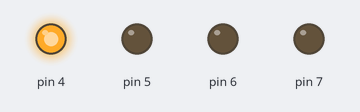
The sketch below on a simulated Arduino Uno, built with avr-gcc and run on an emulated ATmega328P. On the bench: output pins drawn as LEDs (lit = HIGH). What the sketch prints to the serial monitor is not drawn.

Above: at 1.2 s.
At 1.75 s:
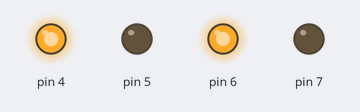
At 2.35 s:
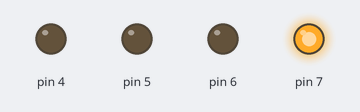
At 3.45 s:
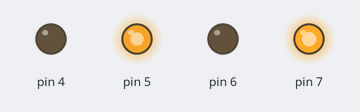
Timing chart, 0 to 6.6 s (numbered marks = the images above):
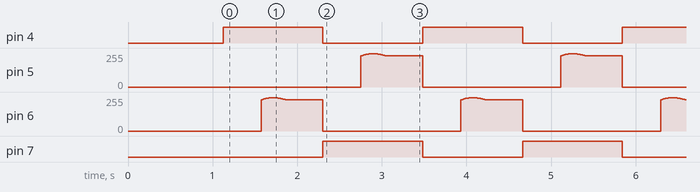

Measured:
- by itself, pin 4, pin 7: alternates HIGH for 1.2 s and LOW for 1.2 s

The sketch:

EMERGENCY_INVERTER.ino
```cpp
float F = 50; //modulation frequency
float f = 30395.1367; //carrier frequency
float N = 0;
float angle_incr = 0;
int lower_dutyC = 5; //lowest dutycycle
int upper_dutyC = 250; //highest duty sycle
int dutyC_diff;
int dutycycle[480], i = 0;
float deg = 0.0;
const float pi = 3.142857142857143;
float sine = 0;
bool OK = 0;

void setup() {
  Serial.begin(9600);
  pinMode(4, OUTPUT);
  pinMode(5, OUTPUT);
  pinMode(6, OUTPUT);
  pinMode(7, OUTPUT);
  dutyC_diff = upper_dutyC - lower_dutyC;
  N = f / (2 * F);
  angle_incr = 180 / N;
  for (int i = 0; i < (N + 1); i ++) {
    sine = sin((deg * pi) / 180);
    dutycycle[i] = (sine * dutyC_diff) + lower_dutyC;
    deg += angle_incr;
    Serial.print(dutycycle[i]);
    Serial.print(",");
  }
  Serial.println("  *  ");
  i = 0;
  cli();// stop interrupts
  TCCR0A = 0; //reset the value
  TCCR0B = 0; //reset the value
  TCNT0 = 0; //reset the value
  //0b allow me to write bits in binary
  TCCR0A = 0b10100001; //phase correct pwm mode
  TCCR0B = 0b00000001; //no prescaler
  TCCR1A = 0; //reset the value
  TCCR1B = 0; //reset the value
  TCNT1 = 0; //reset the value
  OCR1A = 509; // compare match value
  TCCR1B = 0b00001001; //WGM12 bit is 1 and no prescaler
  TIMSK1 |= (1 << OCIE1A);
  sei();// enable interrupts
}
ISR(TIMER1_COMPA_vect) { //interrupt when timer 1 match with OCR1A value
  if (!OK) {
    digitalWrite(4, HIGH);
    digitalWrite(7, LOW);
    OCR0A = dutycycle[i]; //enable pin 6 to corresponding duty cycle
    OCR0B = 0; //enable pin 5 to corresponding duty cycle
  }
  else if (OK) {
    digitalWrite(7, HIGH);
    digitalWrite(4, LOW);
    OCR0B = dutycycle[i]; //enable pin 5 to corresponding duty cycle
    OCR0A = 0; //enable pin 6 to corresponding duty cycle
  }
  i++;
  Serial.print(dutycycle[i]);
  Serial.print(",");
  if (i >= N) {
    i = 0;
    OK = !OK;
  }
}
void loop() {

}
```
